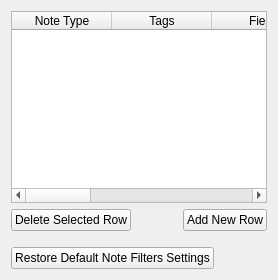
       <widget class="QWidget" name="note_filters_tab">
        <property name="sizePolicy">
         <sizepolicy hsizetype="Preferred" vsizetype="Preferred">
          <horstretch>0</horstretch>
          <verstretch>0</verstretch>
         </sizepolicy>
        </property>
        <attribute name="title">
         <string>Note Filters</string>
        </attribute>
        <layout class="QVBoxLayout" name="verticalLayout_3">
         <item>
          <widget class="QTableWidget" name="note_filters_table">
           <column>
            <property name="text">
             <string>Note Type</string>
            </property>
           </column>
           <column>
            <property name="text">
             <string>Tags</string>
            </property>
           </column>
           <column>
            <property name="text">
             <string>Field</string>
            </property>
           </column>
           <column>
            <property name="text">
             <string>Parser</string></property>
           </column>
           <column>
            <property name="text">
             <string>Priority file</string></property>
           </column>
           <column>
            <property name="text">
             <string>Read</string>
            </property>
           </column>
           <column>
            <property name="text">
             <string>Modify</string>
            </property>
           </column>
          </widget>
         </item>
         <item>
          <layout class="QHBoxLayout" name="horizontalLayout_2">
           <item>
            <widget class="QPushButton" name="deleteRowPushButton">
             <property name="text">
              <string>Delete Selected Row</string>
             </property>
            </widget>
           </item>
           <item>
            <spacer name="horizontalSpacer_3">
             <property name="orientation">
              <enum>Qt::Horizontal</enum>
             </property>
             <property name="sizeHint" stdset="0">
              <size>
               <width>40</width>
               <height>20</height>
              </size>
             </property>
            </spacer>
           </item>
           <item>
            <widget class="QPushButton" name="addNewRowPushButton">
             <property name="text">
              <string>Add New Row</string>
             </property>
            </widget>
           </item>
          </layout>
         </item>
         <item>
          <layout class="QHBoxLayout" name="horizontalLayout_26">
           <property name="topMargin">
            <number>10</number>
           </property>
           <item>
            <widget class="QPushButton" name="restoreNoteFiltersPushButton">
             <property name="text">
              <string>Restore Default Note Filters Settings</string>
             </property>
            </widget>
           </item>
           <item>
            <spacer name="horizontalSpacer_23">
             <property name="orientation">
              <enum>Qt::Horizontal</enum>
             </property>
             <property name="sizeHint" stdset="0">
              <size>
               <width>40</width>
               <height>20</height>
              </size>
             </property>
            </spacer>
           </item>
          </layout>
         </item>
        </layout>
       </widget>
